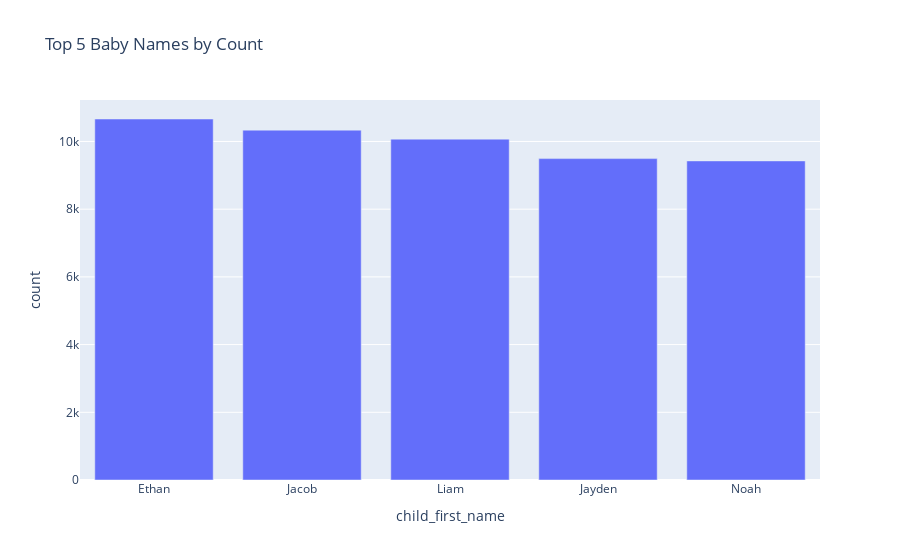
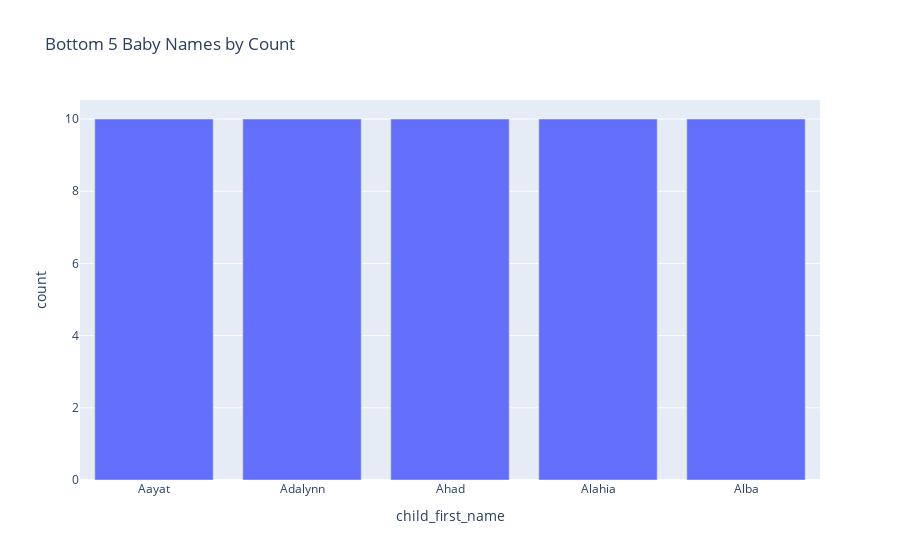

Here is the notebook cell these charts were saved with, in order:
### Markdown cell above
### Code Description:
Groups the DataFrame by 'child_first_name' and calculates the sum of counts for each name. Then, it selects the top 5 and bottom 5 names based on their counts and creates separate bar plots for visualization using Plotly Express.

### Code cell
top_names = df.groupby("child_first_name")['count'].sum().nlargest(5)
bottom_names = df.groupby("child_first_name")['count'].sum().nsmallest(5)

top_names = top_names.reset_index()
bottom_names = bottom_names.reset_index()

fig_top = px.bar(top_names, x="child_first_name", y="count", title="Top 5 Baby Names by Count")
fig_bottom = px.bar(bottom_names, x="child_first_name", y="count", title="Bottom 5 Baby Names by Count")

fig_top.show()
fig_bottom.show()

### Figure 1 — Plotly figure (JSON) as saved in the notebook; plotly's stock layout.template omitted (floating-point values rounded to 4 significant figures)
{"data": [{"alignmentgroup": "True", "hovertemplate": "child_first_name=%{x}<br>count=%{y}<extra></extra>", "legendgroup": "", "marker": {"color": "#636efa", "pattern": {"shape": ""}}, "name": "", "offsetgroup": "", "orientation": "v", "showlegend": false, "textposition": "auto", "type": "bar", "x": ["Ethan", "Jacob", "Liam", "Jayden", "Noah"], "xaxis": "x", "y": [10664, 10335, 10069, 9494, 9426], "yaxis": "y"}], "layout": {"autosize": true, "barmode": "relative", "legend": {"tracegroupgap": 0}, "title": {"text": "Top 5 Baby Names by Count"}, "xaxis": {"anchor": "y", "autorange": true, "domain": [0, 1], "range": [-0.5, 4.5], "title": {"text": "child_first_name"}, "type": "category"}, "yaxis": {"anchor": "x", "autorange": true, "domain": [0, 1], "range": [0, 11230.0], "title": {"text": "count"}, "type": "linear"}}}

### Figure 2 — Plotly figure (JSON) as saved in the notebook; plotly's stock layout.template omitted (floating-point values rounded to 4 significant figures)
{"data": [{"alignmentgroup": "True", "hovertemplate": "child_first_name=%{x}<br>count=%{y}<extra></extra>", "legendgroup": "", "marker": {"color": "#636efa", "pattern": {"shape": ""}}, "name": "", "offsetgroup": "", "orientation": "v", "showlegend": false, "textposition": "auto", "type": "bar", "x": ["Aayat", "Adalynn", "Ahad", "Alahia", "Alba"], "xaxis": "x", "y": [10, 10, 10, 10, 10], "yaxis": "y"}], "layout": {"autosize": true, "barmode": "relative", "legend": {"tracegroupgap": 0}, "title": {"text": "Bottom 5 Baby Names by Count"}, "xaxis": {"anchor": "y", "autorange": true, "domain": [0, 1], "range": [-0.5, 4.5], "title": {"text": "child_first_name"}, "type": "category"}, "yaxis": {"anchor": "x", "autorange": true, "domain": [0, 1], "range": [0, 10.53], "title": {"text": "count"}, "type": "linear"}}}
